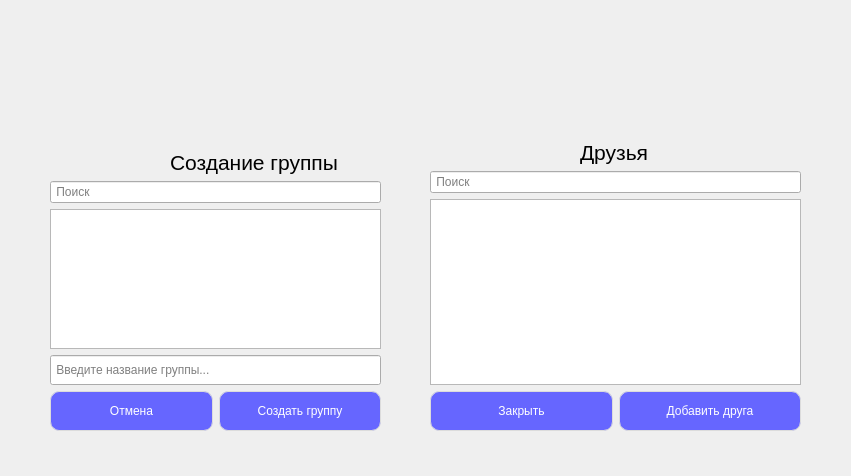
<?xml version="1.0" encoding="UTF-8"?>
<ui version="4.0">
 <class>CreateGroupWidget</class>
 <widget class="QWidget" name="CreateGroupWidget">
  <property name="geometry">
   <rect>
    <x>0</x>
    <y>0</y>
    <width>851</width>
    <height>476</height>
   </rect>
  </property>
  <property name="windowTitle">
   <string>Form</string>
  </property>
  <widget class="QWidget" name="verticalLayoutWidget">
   <property name="geometry">
    <rect>
     <x>50</x>
     <y>140</y>
     <width>331</width>
     <height>291</height>
    </rect>
   </property>
   <layout class="QVBoxLayout" name="CreateGroupLayout">
    <item>
     <spacer name="verticalSpacer">
      <property name="orientation">
       <enum>Qt::Vertical</enum>
      </property>
      <property name="sizeType">
       <enum>QSizePolicy::Fixed</enum>
      </property>
      <property name="sizeHint" stdset="0">
       <size>
        <width>20</width>
        <height>10</height>
       </size>
      </property>
     </spacer>
    </item>
    <item>
     <layout class="QHBoxLayout" name="horizontalLayout_3">
      <item>
       <spacer name="horizontalSpacer">
        <property name="orientation">
         <enum>Qt::Horizontal</enum>
        </property>
        <property name="sizeType">
         <enum>QSizePolicy::Fixed</enum>
        </property>
        <property name="sizeHint" stdset="0">
         <size>
          <width>120</width>
          <height>20</height>
         </size>
        </property>
       </spacer>
      </item>
      <item>
       <widget class="QLabel" name="label">
        <property name="font">
         <font>
          <pointsize>16</pointsize>
         </font>
        </property>
        <property name="text">
         <string>Создание группы</string>
        </property>
       </widget>
      </item>
     </layout>
    </item>
    <item>
     <widget class="CustomInputForms" name="SearchEditToCreateGroup">
      <property name="placeholderText">
       <string> Поиск</string>
      </property>
     </widget>
    </item>
    <item>
     <widget class="QListView" name="createGroupView">
      <property name="styleSheet">
       <string notr="true">QListView:item:selected {background-color: rgb(230,230,230); color: rgb(230,230,230)}</string>
      </property>
     </widget>
    </item>
    <item>
     <widget class="QLineEdit" name="lineEdit">
      <property name="minimumSize">
       <size>
        <width>0</width>
        <height>30</height>
       </size>
      </property>
      <property name="placeholderText">
       <string> Введите название группы...</string>
      </property>
     </widget>
    </item>
    <item>
     <layout class="QHBoxLayout" name="horizontalLayout">
      <item>
       <widget class="QPushButton" name="pushButton">
        <property name="minimumSize">
         <size>
          <width>0</width>
          <height>40</height>
         </size>
        </property>
        <property name="styleSheet">
         <string notr="true">background-color: rgb(102,102,255);
border-style: solid;             
border-width: 1px;               
border-radius: 9px;            
border-color: rgb(220,220,220);
color:white;</string>
        </property>
        <property name="text">
         <string>Отмена</string>
        </property>
       </widget>
      </item>
      <item>
       <widget class="QPushButton" name="pushButton_2">
        <property name="minimumSize">
         <size>
          <width>0</width>
          <height>40</height>
         </size>
        </property>
        <property name="styleSheet">
         <string notr="true">background-color: rgb(102,102,255);
border-style: solid;             
border-width: 1px;               
border-radius: 9px;            
border-color: rgb(220,220,220);
color:white;</string>
        </property>
        <property name="text">
         <string>Создать группу</string>
        </property>
       </widget>
      </item>
     </layout>
    </item>
   </layout>
  </widget>
  <widget class="QWidget" name="verticalLayoutWidget_2">
   <property name="geometry">
    <rect>
     <x>430</x>
     <y>130</y>
     <width>371</width>
     <height>301</height>
    </rect>
   </property>
   <layout class="QVBoxLayout" name="ContactsLayout">
    <item>
     <spacer name="verticalSpacer_2">
      <property name="orientation">
       <enum>Qt::Vertical</enum>
      </property>
      <property name="sizeType">
       <enum>QSizePolicy::Fixed</enum>
      </property>
      <property name="sizeHint" stdset="0">
       <size>
        <width>20</width>
        <height>10</height>
       </size>
      </property>
     </spacer>
    </item>
    <item>
     <layout class="QHBoxLayout" name="horizontalLayout_4">
      <item>
       <spacer name="horizontalSpacer_2">
        <property name="orientation">
         <enum>Qt::Horizontal</enum>
        </property>
        <property name="sizeType">
         <enum>QSizePolicy::Fixed</enum>
        </property>
        <property name="sizeHint" stdset="0">
         <size>
          <width>150</width>
          <height>20</height>
         </size>
        </property>
       </spacer>
      </item>
      <item>
       <widget class="QLabel" name="label_2">
        <property name="font">
         <font>
          <pointsize>16</pointsize>
         </font>
        </property>
        <property name="text">
         <string>Друзья</string>
        </property>
       </widget>
      </item>
     </layout>
    </item>
    <item>
     <widget class="CustomInputForms" name="SearchLineEditFriends">
      <property name="placeholderText">
       <string> Поиск</string>
      </property>
     </widget>
    </item>
    <item>
     <widget class="QListView" name="friendsView"/>
    </item>
    <item>
     <layout class="QHBoxLayout" name="horizontalLayout_2">
      <item>
       <widget class="QPushButton" name="closeContactsButton">
        <property name="minimumSize">
         <size>
          <width>0</width>
          <height>40</height>
         </size>
        </property>
        <property name="styleSheet">
         <string notr="true">background-color: rgb(102,102,255);
border-style: solid;             
border-width: 1px;               
border-radius: 9px;            
border-color: rgb(220,220,220);
color:white;</string>
        </property>
        <property name="text">
         <string>Закрыть</string>
        </property>
       </widget>
      </item>
      <item>
       <widget class="QPushButton" name="addFriendButton">
        <property name="minimumSize">
         <size>
          <width>0</width>
          <height>40</height>
         </size>
        </property>
        <property name="styleSheet">
         <string notr="true">background-color: rgb(102,102,255);
border-style: solid;             
border-width: 1px;               
border-radius: 9px;            
border-color: rgb(220,220,220);
color:white;</string>
        </property>
        <property name="text">
         <string>Добавить друга</string>
        </property>
       </widget>
      </item>
     </layout>
    </item>
   </layout>
  </widget>
 </widget>
 <customwidgets>
  <customwidget>
   <class>CustomInputForms</class>
   <extends>QLineEdit</extends>
   <header>app-qt/src/custominputforms/custominputforms.h</header>
  </customwidget>
 </customwidgets>
 <resources/>
 <connections/>
</ui>
